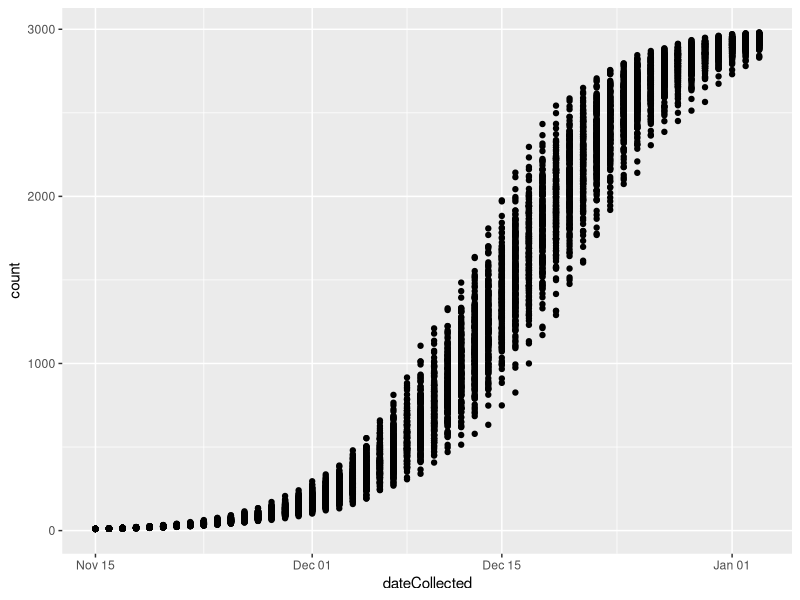
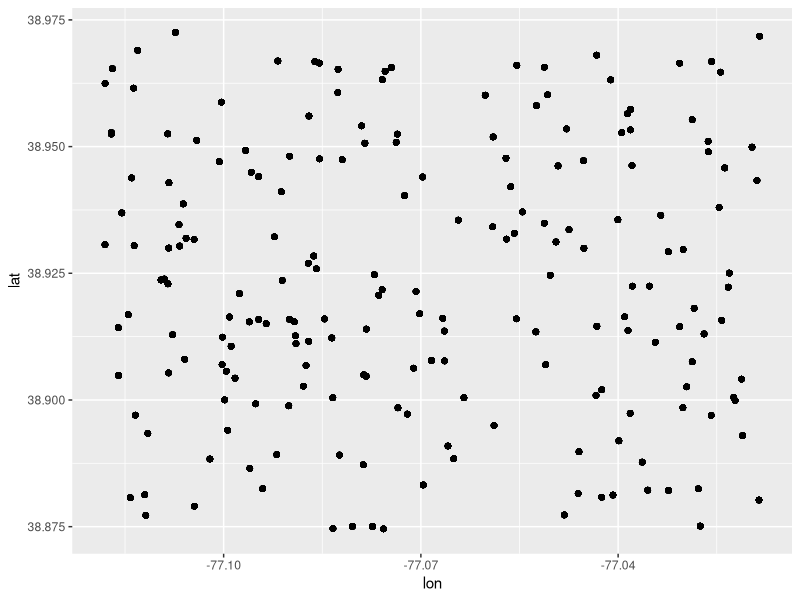

R code for these plots, in order:
## synthetic data 

library(dplyr)
library(stringr)
library(lubridate)
library(tibble)
library(purrr)
library(ggplot2)

### need to make this happen at 200 locations


pops <- list()

FullData <- list()

sites <- paste0("A",1:200) 

for (j in 1:length(sites)) {
 
  r <- 0.2 
  k <- 3000 
  n <- 10
  t <- 1:50  
  
pops[[1]] <- n
  
for (i in 2:length(t)) {
  
  nt <- pops[i-1][[1]]
  e <- runif(n = 1,min = -.1,max = .1)
  pops[i] <- nt + (r+e)*nt*(1-(nt/k)) 

  #print(pops[i])  
}
  
counts <-  map_dbl(.x = pops,.f = rbind)

lat <- 38.922807 + runif(1,min = -0.05, max  = 0.05)
lon <- -77.068259 + runif(1,min = -0.05, max  = 0.05)

SynData <- data.frame(
  dateCollected = Sys.Date() + 1:50,
  TrapType = "Ovisposition",
  Species = "Culex pipiens",
  Site = sites[j],
  Sex = "Female",
  lat = lat,
  lon = lon,
  count =  round(counts,digits = 0)
)

FullData[[j]] <- SynData

}


SynFull <- do.call(rbind,FullData)

summary(SynFull)

SynFull %>% 
  filter(count == -Inf)

SynFull %>% 
  ggplot(aes(x = dateCollected,y = count)) +
  geom_point()

SynFull %>% 
  ggplot(aes(x = lon,y = lat)) +
  geom_point()

### add noise in dates
### add noise in counts



dir.create("./SyntheticData")

SynFull %>% write.csv(file = "./SyntheticData/Culex.csv")


head(SynFull,10) %>% write.csv(file = "./SyntheticData/ExampleCulex.csv")

